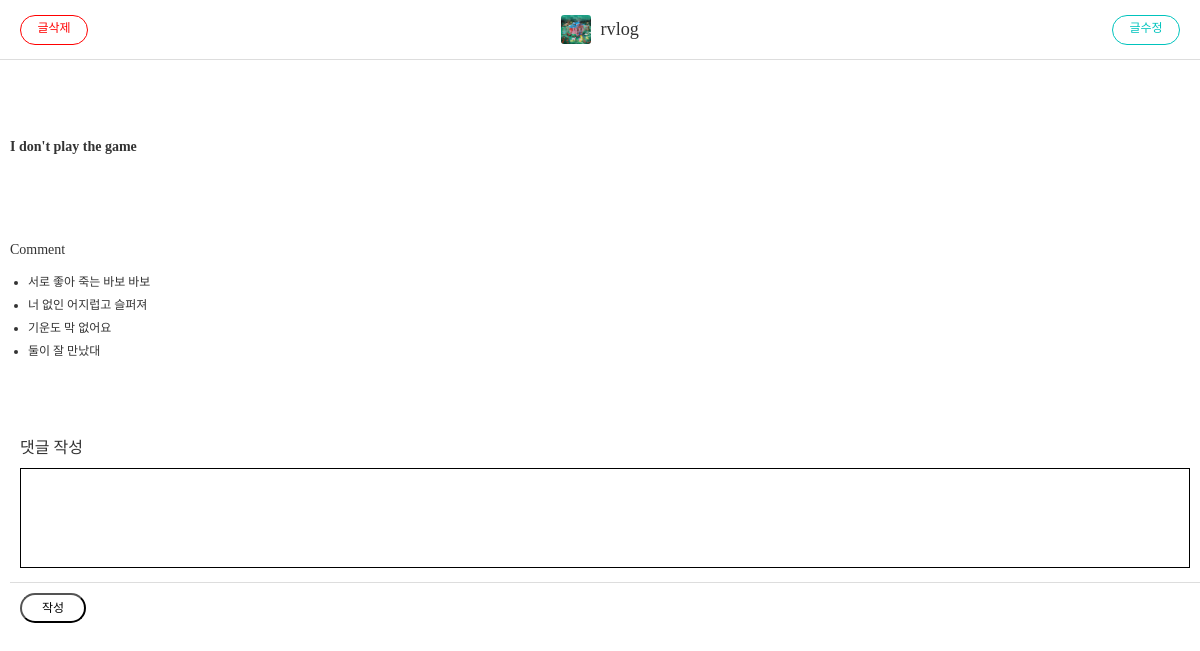
The app's page /post/1/ with its own data.
### blog/models.py (models this page shows, shortened)
class Post(models.Model):
    title = models.CharField("포스트 제목", max_length=100)
    content = models.TextField("포스트 내용")
    thumbnail = models.ImageField("썸네일", upload_to="post", blank=True)

class Comment(models.Model):
    post = models.ForeignKey(Post, on_delete=models.CASCADE)
    content = models.TextField("댓글 내용")

### blog/views.py (the view)
# urls.py: path('<int:isthis>/', views.post_detail),
def post_detail(request, isthis):
    detail = Post.objects.get(id=isthis)
    context = {
        "detail":detail
    }
    if request.method == "POST":
        comment = request.POST["comment-content"]
        Comment.objects.create(
            post_id=isthis,
            content=comment
        )
    return render(request, "post_detail.html", context)

### templates/post_detail.html (shortened to what this page needs)
<!DOCTYPE html>
<html lang="en">
{% load static %}
<head>
    <link rel="stylesheet" href="{% static 'css/style.css' %}">
</head>
<body>
    <div id="navbar">
        {% if detail.thumbnail %}
            <img src="{{ detail.thumbnail.url }}">
        {% endif %}
        <a href="/post">
            <span>rvlog</span>
        </a>
        <a href="/post/{{ detail.id }}/update/" class="btn btn-primary">글수정</a>
        <a href="/post/{{ detail.id }}/delete/" class="btn btn-delete">글삭제</a>
    </div>
    <div id="post-detail">
        <p style="margin-top: 80px;">
            <b>
                {{ detail.content|linebreaksbr }}
            </b>
        </p>
    </div>
    <div style="margin-left: 10px;">
        <p>Comment</p>
        <ul class="comments">
            {% for comment in detail.comment_set.all %}
                <li class="comment" style="margin-top: 5px;">
                    {{ comment.content }}
                </li>
            {% empty %}
                <li class="comment-empty">no comment yet</li>
            {% endfor %}
        </ul>
        <div id="post-add">
            <form method="POST">
                <div>
                    <label>댓글 작성</label>
                    <textarea name="comment-content" style="outline: black; border: 1px solid black;" ></textarea>
                </div>
                <div>
                    <button type="submit" class="btn btn">작성</button>
                </div>
            </form>
        </div>
    </div>
</body>
</html>

### static/css/style.css (style rules this page uses)
ul, ol { list-style: none; padding: 0; margin: 0; }
a { text-decoration: none; color: #333; }
html { margin: 0; font-family: "Noto Sans KR", serif; font-weight: 300; font-size: 14px; color: #333; height: 100%; }
body { margin: 0; height: 100%; }
#navbar { position: fixed; top: 0; width: 100%; z-index: 999; display: flex; flex-direction: row; flex-wrap: nowrap; justify-content: center; align-items: center; background-color: rgba(255, 255, 255, 0.9); color: #666; font-size: 1.3rem; height: 59px; border-bottom: 1px solid #ddd; }
#navbar img { height: 29.5px; border-radius: 3px; margin-right: 10px; }
#navbar .btn { position: absolute; right: 20px; }
#navbar .btn-delete { position: absolute; left: 20px; }
.btn { width: 66px; height: 30px; line-height: 25px; background-color: #fff; border-radius: 15px; transition-duration: 0.3s; transition-timing-function: ease; font-size: 12px; cursor: pointer; text-align: center; }
a.btn { height: 28px; }
.btn-delete { border: 1px solid #ff0000; color: #ff0000; }
.btn-primary { border: 1px solid #00c3bd; color: #00c3bd; }
ul.comments { font-size: 12px; }
ul.comments > li.comment { list-style: disc; margin-left: 1.5em; }
#post-detail { padding: 59px 10px; }
#post-add { padding: 59px 0; }
#post-add input, #post-add textarea { border: none; padding: 10px; }
#post-add textarea { width: 100%; min-height: 100px; box-sizing: border-box; resize: none; }
#post-add > form { width: 100%; }
#post-add > form > div { padding: 10px; }
#post-add > form > div > label { vertical-align: top; font-size: 16px; line-height: 40px; }
#post-add > form > div:nth-of-type(1) { border-bottom: 1px solid #ddd; }

### records on screen
Post: thumbnail (picture), content "I don't play the game"
Comment: content "서로 좋아 죽는 바보 바보"
Comment: content "너 없인 어지럽고 슬퍼져"
Comment: content "기운도 막 없어요"
Comment: content "둘이 잘 만났대"
